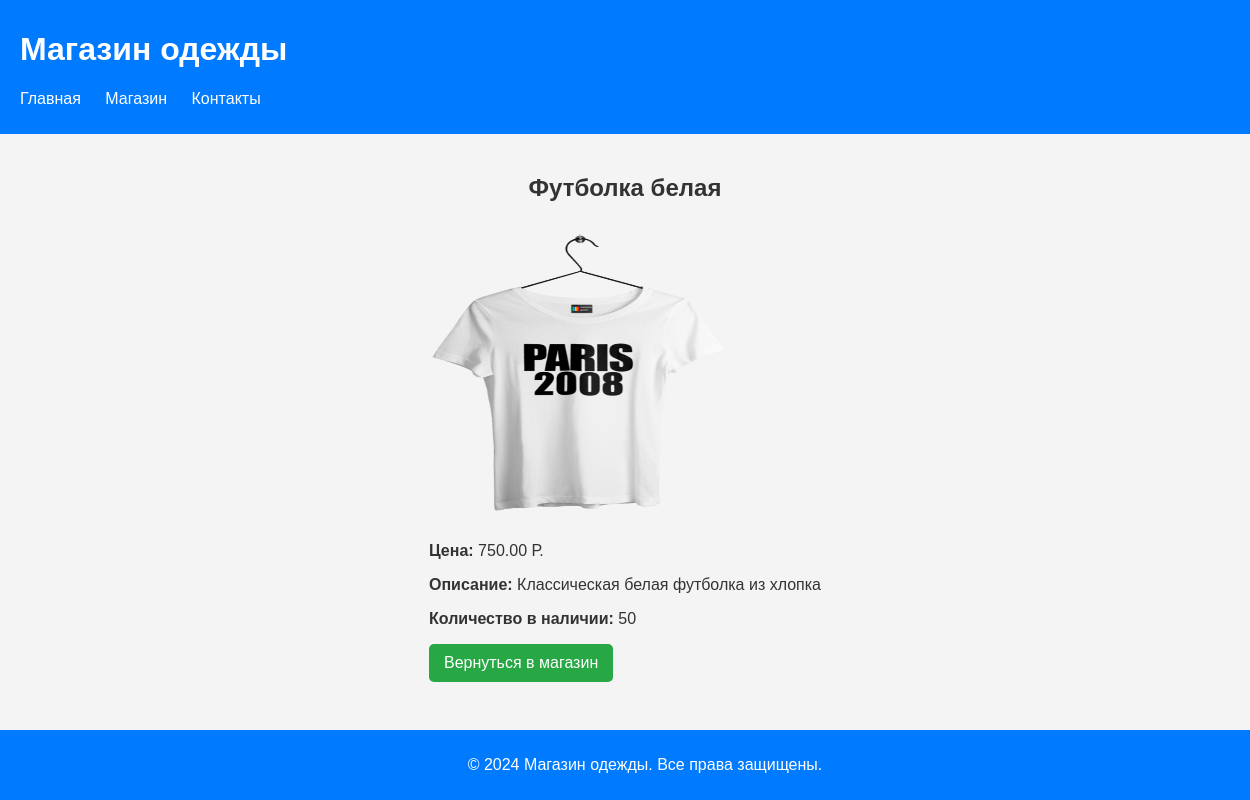
The page /product.php?product_id=1 on the database its author committed.
### tables this page shows
CREATE TABLE `products` (
  `product_id` int(11) NOT NULL,
  `name` varchar(255) NOT NULL,
  `description` text DEFAULT NULL,
  `image_url` varchar(255) DEFAULT NULL,
  `price` decimal(10,2) NOT NULL,
  `stock` int(11) NOT NULL,
  `size` varchar(10) DEFAULT NULL,
  `color` varchar(50) DEFAULT NULL,
  `material` varchar(50) DEFAULT NULL
);

### product.php (the view, shortened to what this page needs)
<?php
$servername = "localhost";
$username = "root";
$password = "";
$dbname = "clothing_store";
$conn = new mysqli($servername, $username, $password, $dbname);
$product_id = isset($_GET['product_id']) ? intval($_GET['product_id']) : 0;
$sql = "SELECT * FROM products WHERE product_id = ?";
$stmt = $conn->prepare($sql);
$stmt->bind_param("i", $product_id);
$stmt->execute();
$result = $stmt->get_result();
if ($result->num_rows > 0) {
    $product = $result->fetch_assoc();
} else {
    echo "Товар не найден.";
    exit;
}
?>
<!DOCTYPE html>
<html lang="ru">
<head>
    <link rel="stylesheet" href="style.css">
</head>
<body>
    <header>
        <h1>Магазин одежды</h1>
        <nav>
            <ul>
                <li><a href="index.php">Главная</a></li>
                <li><a href="shop.php">Магазин</a></li>
                <li><a href="contact.php">Контакты</a></li>
            </ul>
        </nav>
    </header>
    <main>
        <h2><?php echo htmlspecialchars($product['name']); ?></h2>
        <img src="<?php echo htmlspecialchars($product['image_url']); ?>" alt="<?php echo htmlspecialchars($product['name']); ?>" style="width:300px; height:300px;">
        <p><strong>Цена:</strong> <?php echo htmlspecialchars($product['price']); ?> Р.</p>
        <p><strong>Описание:</strong> <?php echo htmlspecialchars($product['description']); ?></p>
        <p><strong>Количество в наличии:</strong> <?php echo htmlspecialchars($product['stock']); ?></p>
        <a href="shop.php" class="button">Вернуться в магазин</a>
    </main>
    <footer>
        <p>&copy; 2024 Магазин одежды. Все права защищены.</p>
    </footer>
</body>
</html>

### style.css (style rules this page uses)
html, body { height: 100%; margin: 0; }
body { display: flex; flex-direction: column; font-family: 'Arial', sans-serif; background-color: #f4f4f4; color: #333; }
header { background-color: #007BFF; color: white; padding: 10px 20px; }
nav ul { list-style: none; padding: 0; }
nav ul li { display: inline; margin-right: 20px; }
nav ul li a { color: white; text-decoration: none; }
main { flex: 1; padding: 20px; max-width: 1200px; margin: auto; }
h2 { text-align: center; }
.button { display: inline-block; background-color: #28a745; color: white; padding: 10px 15px; border: none; border-radius: 5px; text-decoration: none; transition: background-color 0.3s; }
footer { background: #007BFF; color: #ffffff; text-align: center; padding: 10px 20px; width: 100%; }

### rows shown on the page
products: name "Футболка белая", image_url (picture), price "750.00", description "Классическая белая футболка из хлопка", stock "50"
